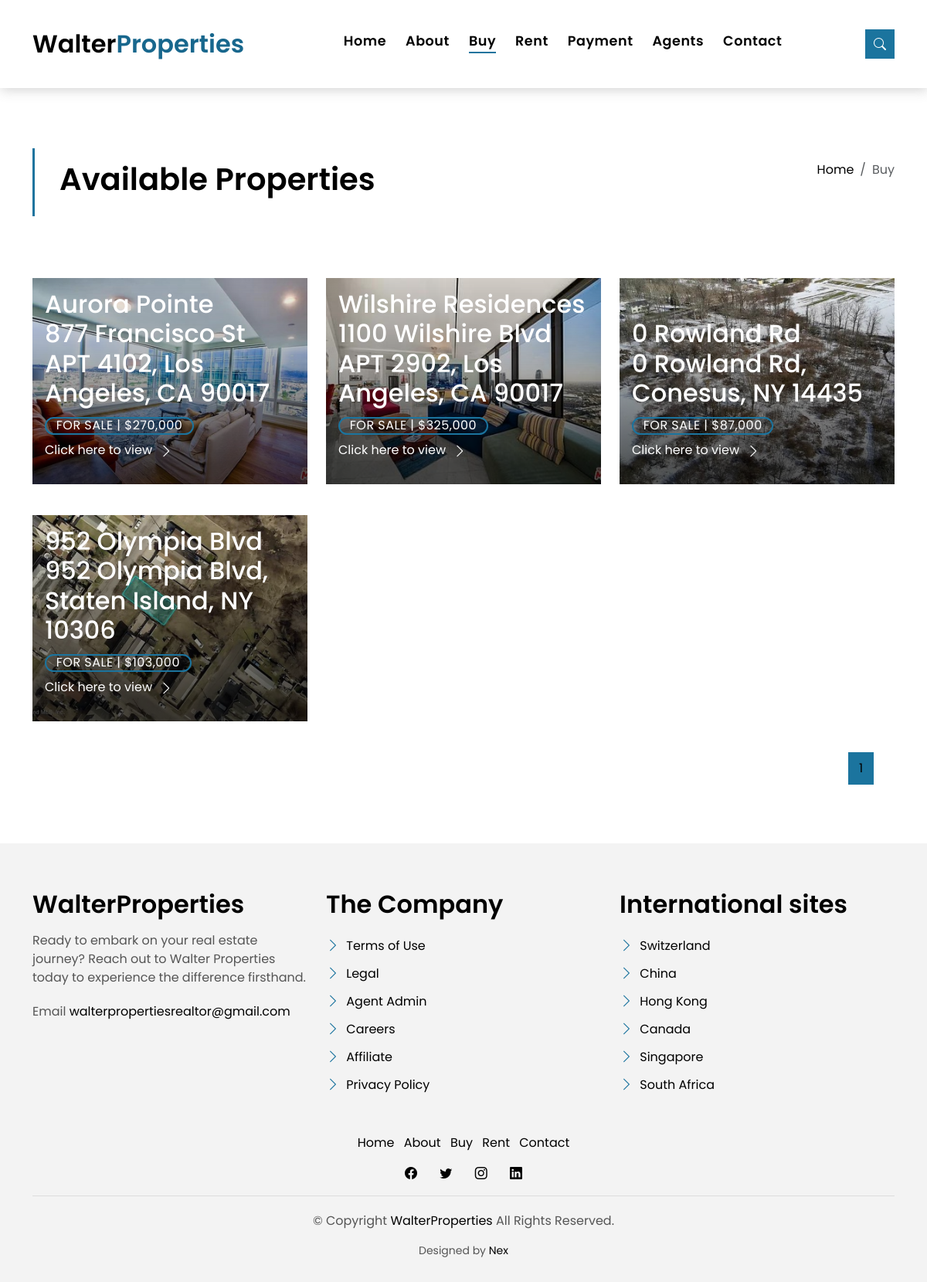
/buy, run on the app's committed database.
### models.py (models this page shows)
class Property(db.Model):
    id = db.Column(db.Integer, primary_key=True)
    name = db.Column(db.String(100), nullable=False)
    price = db.Column(db.String(10), nullable=False)
    property_description = db.Column(db.Text, nullable=False)
    address = db.Column(db.String(200), nullable=False)
    map_view = db.Column(db.String(200), nullable=False)
    upload_date = db.Column(db.String(200), nullable=False)
    property_status = db.Column(db.String(10), nullable=False)
    area = db.Column(db.Float)
    bathroom = db.Column(db.Integer)
    garage = db.Column(db.Integer)
    property_type = db.Column(db.String(50))
    agent_id = db.Column(db.Integer, db.ForeignKey('agent.id'), nullable=False)
    images = db.relationship('PropertyImage', backref='property', lazy=True, uselist=True, cascade='all, delete-orphan')

### server.py (the view)
@app.route("/buy")
def buy_property():
    properties = Property.query.filter_by(property_status="For Sale").all()
    image_list = []
    page = request.args.get('page', 1, type=int)
    per_page = 9
    start = (page - 1) * per_page
    end = start + per_page
    total_pages = (len(properties) + per_page - 1) // per_page
    property_on_page = properties[start:end]
    for property in property_on_page:
        print(f'Buy Property ID {property.id}')
        try:
            images = PropertyImage.query.filter_by(property_id=property.id).all()
        except Exception as e:
            print('Error occurred while querying image ')
        if images:
            image_list.append(images[1])
    print(f"IMAGE LISTTTTTT {image_list}")
    image_query = {}
    for element in image_list:
        property_id = element.property_id
        property_image_path = element.image_path.split("static/", 1)[1]
        print(f"PROPERTY_ID: {property_id}, PROPERTY_PATH: {property_image_path} ")
        image_query[property_id] = property_image_path
    print(f"DICTIONARYY: {image_query}")
    return render_template("property-grid.html", properties=property_on_page, images=image_query, total_pages=total_pages, page=page)

### models.py (called while the page is built)
@login_manager.request_loader
def request_loader(request):
    username = request.form.get('username')
    user = Users.query.filter_by(username=username).first()
    return user if user else None

### templates/property-grid.html (shortened to what this page needs)
{% extends "base.html" %}
{% block content %}
  <main id="main">
    <section class="intro-single">
      <div class="container">
        <div class="row">
          <div class="col-md-12 col-lg-8">
            <div class="title-single-box">
              <h1 class="title-single">Available Properties</h1>
            </div>
          </div>
          <div class="col-md-12 col-lg-4">
            <nav aria-label="breadcrumb" class="breadcrumb-box d-flex justify-content-lg-end">
              <ol class="breadcrumb">
                <li class="breadcrumb-item">
                  <a href="{{ url_for('home') }}">Home</a>
                </li>
                <li class="breadcrumb-item active" aria-curFor Sale="page">
                  Buy
                </li>
              </ol>
            </nav>
          </div>
        </div>
      </div>
    </section>
    <section class="property-grid grid">
      <div class="container">
        {% if properties %}
        <div class="row">
          <div class="col-sm-12">
          </div>
          {% for property in properties %}
          <div class="col-md-4">
            <div class="card-box-a card-shadow">
              <div class="img-box-a">
                <img src="{{ url_for('static', filename=images[property.id]) }}" alt="Property Image" class="img-a img-fluid">
              </div>
              <div class="card-overlay">
                <div class="card-overlay-a-content">
                  <div class="card-header-a">
                    <h2 class="card-title-a">
                      <a href="{{ url_for('view_property', property_id=property.id) }}">{{ property.name }}
                        <br/> {{ property.address }}</a>
                    </h2>
                  </div>
                  <div class="card-body-a">
                    <div class="price-box d-flex">
                      <span class="price-a">For Sale | ${{ property.price }}</span>
                    </div>
                    <a href="{{ url_for('view_property', property_id=property.id) }}" class="link-a">Click here to view
                      <span class="bi bi-chevron-right"></span>
                    </a>
                  </div>
                </div>
              </div>
            </div>
          </div>
          {% endfor %}
        <div class="row">
          <div class="col-sm-12">
            <nav class="pagination-a">
              <ul class="pagination justify-content-end">
              {% set active_page = page %}
              {% for page in range(1, total_pages + 1) %}
              <li class="page-item {% if active_page == page %}active{% endif %}">
                <a class="page-link" href="{{ url_for('buy_property', page=page) }}">{{ page }}</a>
              </li>
              {% endfor %}
              </ul>
            </nav>
          </div>
        </div>
      </div>
    </section>
    {% else %}
    <h1>No Properties Available</h1>
    {% endif %}
  </main>
{% endblock %}
{% set active_page = 'buy_property' %}

### static/assets/css/style.css (style rules this page uses)
body { font-family: "Poppins", sans-serif; color: #555555; }
h1, h2, h3, h4, h5, h6 { color: #000000; }
a { color: #000000; text-decoration: none; transition: all 0.5s ease; }
.link-a { text-decoration: none; color: #ffffff; text-decoration: none; }
@media (min-width: 768px) { .link-a { font-size: 0.9rem; } }
@media (min-width: 992px) { .link-a { font-size: 1rem; } }
.link-a span { font-size: 18px; vertical-align: middle; margin-left: 5px; }
@media (min-width: 768px) { .link-a span { font-size: 1.5rem; } }
@media (min-width: 992px) { .link-a span { font-size: 18px; } }
.pagination-a { text-decoration: none; }
.pagination-a .pagination .page-link { margin: 0 0.2rem; border-color: transparent; padding: 0.5rem 0.8rem; color: #000000; }
.pagination-a .pagination .page-item:last-child .page-link { border-top-right-radius: 0; border-bottom-right-radius: 0; }
.pagination-a .pagination .page-item:first-child .page-link { border-top-left-radius: 0; border-bottom-left-radius: 0; }
.pagination-a .pagination .page-item.active .page-link { background-color: #1b749e; }
.intro-single { padding: 12rem 0 3rem; }
.intro-single .title-single-box { padding: 1rem 0 1rem 2rem; }
.intro-single .title-single-box { border-left: 3px solid #1b749e; }
.intro-single .title-single-box .title-single { font-weight: 600; font-size: 2.2rem; }
@media (min-width: 768px) { .intro-single .title-single-box .title-single { font-size: 2.1rem; } }
@media (min-width: 992px) { .intro-single .title-single-box .title-single { font-size: 2.5rem; } }
.intro-single .breadcrumb-box { padding: 1rem 0 0 0.5rem; }
.intro-single .breadcrumb { background-color: transparent; padding-right: 0; padding-left: 0; }
.card-box-a span, .card-box-b span, .card-box-c span, .card-box-d span { line-height: 0; }
@media (min-width: 768px) { .grid .card-box-a, .grid .card-box-b, .grid .card-box-c, .grid .card-box-d { margin-bottom: 2.5rem; } }
.card-box-a, .card-box-b, .card-box-d { position: relative; overflow: hidden; -webkit-backface-visibility: hidden; backface-visibility: hidden; }
.card-box-a .img-a, .card-box-a .img-b, .card-box-b .img-a, .card-box-b .img-b { transition: 0.8s all ease-in-out; }
@media (min-width: 768px) { .card-box-a .price-a, .card-box-b .price-a { font-size: 0.9rem; } }
@media (min-width: 992px) { .card-box-a .price-a, .card-box-b .price-a { font-size: 1rem; } }
.card-overlay { position: absolute; width: 100%; height: 100%; top: 0; left: 0; }
.card-shadow { -webkit-backface-visibility: hidden; backface-visibility: hidden; }
.card-shadow:before { content: " "; position: absolute; top: 0; left: 0; width: 100%; height: 100%; z-index: 1; background: linear-gradient(to bottom, rgba(0, 0, 0, 0) 0%, rgba(0, 0, 0, 0.2) 27%, rgba(0, 0, 0, 0.65) 90%); }
.card-overlay-a-content { transition: all 0.5s ease-in; position: absolute; width: 100%; bottom: 0px; z-index: 2; }
@media (min-width: 768px) { .card-overlay-a-content { bottom: -20px; } }
@media (min-width: 992px) { .card-overlay-a-content { bottom: 0px; } }
.card-header-a { padding: 0 1rem; }
.card-header-a .card-title-a { color: #ffffff; margin-bottom: 0; padding-bottom: 0.7rem; }
@media (min-width: 768px) { .card-header-a .card-title-a { font-size: 1.3rem; } }
@media (min-width: 992px) { .card-header-a .card-title-a { font-size: 2rem; } }
.card-header-a .card-title-a a { color: #ffffff; text-decoration: none; }
.card-body-a { z-index: 2; transition: all 0.5s ease-in; padding: 0rem 1rem 2rem 1rem; }
.card-body-a .price-box { padding-bottom: 0.5rem; }
.price-a { color: #ffffff; padding: 0.6rem 0.8rem; border: 2px solid #1b749e; border-radius: 50px; text-transform: uppercase; letter-spacing: 0.03em; }

### data on the page
Property: shows a picture, name "Aurora Pointe", address "877 Francisco St APT 4102, Los Angeles, CA 90017", price "270,000"
Property: shows a picture, name "Wilshire Residences", address "1100 Wilshire Blvd APT 2902, Los Angeles, CA 90017", price "325,000"
Property: shows a picture, name "0 Rowland Rd", address "0 Rowland Rd, Conesus, NY 14435", price "87,000"
Property: shows a picture, name "952 Olympia Blvd", address "952 Olympia Blvd, Staten Island, NY 10306", price "103,000"

### other printed values
{{ page }} "1"
